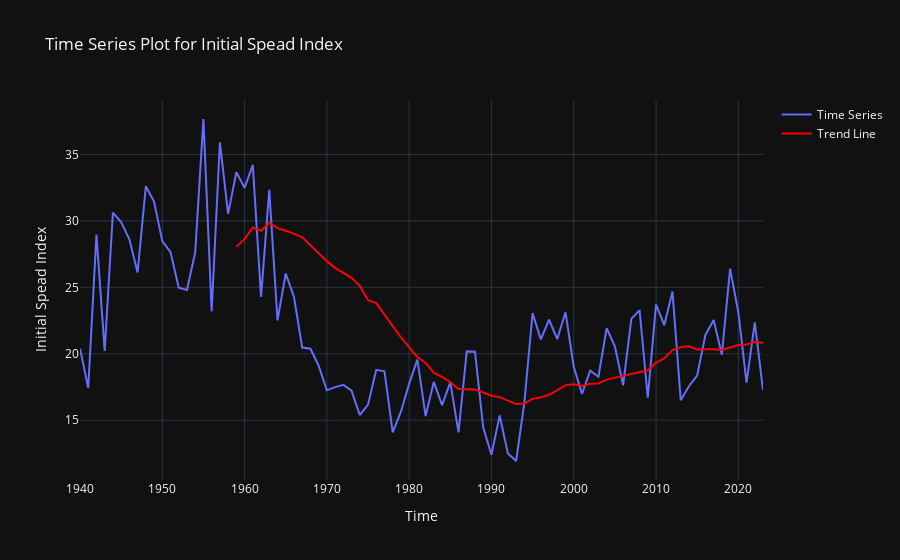

The notebook cell saved with this chart:
### Code cell
# Create a time series plot with Plotly Graph Objects
figure = go.Figure()

# Add a scatter trace
figure.add_trace(go.Scatter(x=data['Year'], y=data[variable], mode='lines', name='Time Series'))
# Add trendline
figure.add_trace(go.Scatter(x=data['Year'], y=data[variable].rolling(window=20).mean(), 
                         mode='lines', name='Trend Line', line=dict(color='red')))

# Customize the layout if needed
figure.update_layout(
    title=f'Time Series Plot for {variable}',
    xaxis_title='Time',
    yaxis_title=variable,
    template='plotly_dark',  # You can choose a different template if desired
)

# Show the plot
figure.show()
